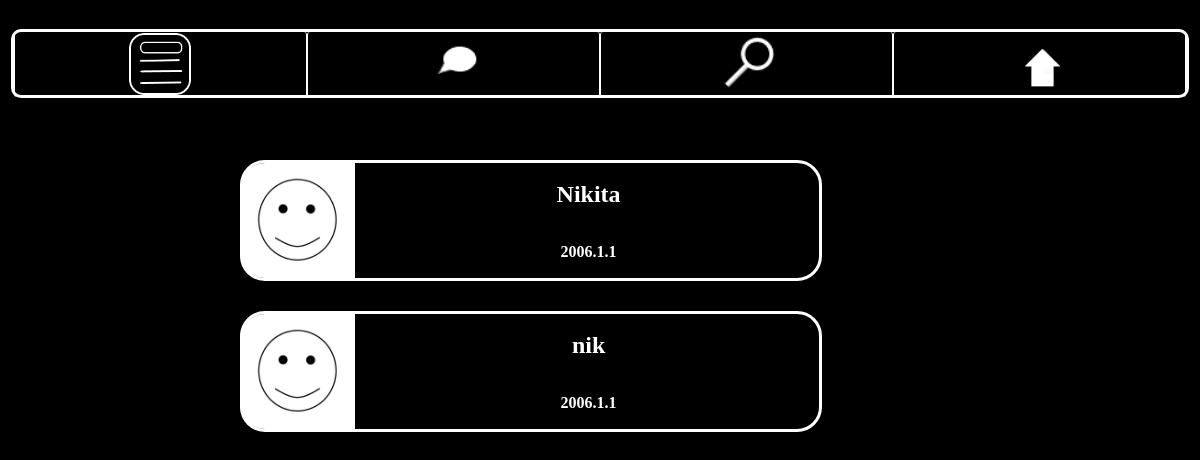
The app's page /messages (signed in) with its own data.
### tables this page shows
CREATE TABLE Users (id INTEGER PRIMARY KEY ASC AUTOINCREMENT UNIQUE NOT NULL, NAME STRING UNIQUE NOT NULL, PASSWORD STRING NOT NULL, MAIL TEXT, DATE DATE, PHOTO TEXT DEFAULT ('default.png'), SUBSCRIPTIONS TEXT, SUBSCRIBERS TEXT);

### BuZZ.py (the view)
@app.route('/messages', methods=['POST', 'GET'])
def chats():
    if request.method == 'GET':
        if check_cookies(request):
            con = sqlite3.connect("source/main.db")
            cur = con.cursor()
            my_id = cur.execute(f"""SELECT id FROM Users WHERE NAME='{request.cookies.get('name')}' AND PASSWORD='{request.cookies.get('password')}'""").fetchall()[0][0]
            result = list(set([i[0] for i in cur.execute(f"""SELECT SECONDID FROM Messages WHERE FIRSTID={my_id}""").fetchall()]))
            result2 = list(set([i[0] for i in cur.execute(f"""SELECT FIRSTID FROM Messages WHERE SECONDID={my_id}""").fetchall()]))
            result2 = [i for i in result2 if i not in result]
            result = [list(i) for i in cur.execute(f"""SELECT * FROM Users WHERE id IN ({','.join(tuple([str(i) for i in result]))})""").fetchall()]
            result2 = [list(i) for i in cur.execute(f"""SELECT * FROM Users WHERE id IN ({','.join(tuple([str(i) for i in result2]))})""").fetchall()]
            result = [[i[1], url_for('static', filename=f'user_photos/{i[5]}'), i[4], i[0]] for i in result]
            result2 = [[i[1], url_for('static', filename=f'user_photos/{i[5]}'), i[4], i[0]] for i in result2]
            con.commit()
            con.close()
            param = {}
            param['friends'] = url_for('static', filename='friends.png')
            param['messages'] = url_for('static', filename='messages.png')
            param['home'] = url_for('static', filename='home.png')
            param['news'] = url_for('static', filename='news.png')
            param['style'] = url_for('static', filename='doc.css')
            param['users'] = result
            param['new_users'] = result2
            param['len_new_users'] = len(result2)
            param['my_id'] = my_id
            return render_template('chats.html', **param)
        else:
            return make_response(redirect('/'))
    elif request.method == 'POST':
        a = request.form['butt']
        return make_response(redirect(f'/{a}'))

### BuZZ.py (called while the page is built)
def user_in_base(a):
    con = sqlite3.connect("source/main.db")
    cur = con.cursor()
    result = [i[1].lower() for i in cur.execute("""SELECT * FROM Users""").fetchall()]
    if a.lower() in result:
        con.close()
        return True
    con.close()
    return False

def check_password(user, pas):
    if user_in_base(user):
        con = sqlite3.connect("source/main.db")
        cur = con.cursor()
        result = cur.execute(f"""SELECT PASSWORD FROM Users
                    WHERE NAME = '{user}'""").fetchone()[0]
        if result == pas:
            return True
        return False
    else:
        return False

def check_cookies(request):
    a, b = request.cookies.get('name'), request.cookies.get('password')
    if a and b:
        if check_password(a, b):
            return True
        return False
    return False

### templates/chats.html (shortened to what this page needs)
<html>
<head>
<link rel="stylesheet" href='{{ style }}'/>
</head>
<body>
<form id="form" method="post">
<center>
<div style="width: 99%; height: 8%; border: 3px solid white; border-radius: 10px; display: flex; flex-flow: row; font-size: 53px; color: white">
  <div style="flex: 1" class="inblock" onclick="butt.value = 'news'; form.submit();"><img src="{{ news }}" style="height: 99%"></div>
  <div style="flex: 1" class="inblock" onclick="butt.value = 'messages'; form.submit();"><img src="{{ messages }}" style="height: 99%"></div>
  <div style="flex: 1" class="inblock" onclick="butt.value = 'friends'; form.submit();"><img src="{{ friends }}" style="height: 99%"></div>
  <div style="flex: 1" class="inblock" onclick="butt.value = 'home'; form.submit();"><img src="{{ home }}" style="height: 99%"></button></div>
</div>
</center>
<div style="top: 20%; width:60%; position:absolute; left:20%;">
{% for i in users%}
<div onclick="butt.value = 'chat/{{ my_id }}/{{ i[3] }}'; form.submit();" style="width: 80%; height: 20%; border: 3px solid white; border-radius: 25px; display: flex; flex-flow: row; margin-bottom: 30px">
<img src="{{ i[1] }}" style="width:20%; border-bottom-left-radius: 25px; border-top-left-radius: 25px; position: relative; left: -3px;">
<div style="display: flex; flex-flow: column; flex: 1"><h2 style="margin: auto">{{ i[0] }}</h2><h4 style="margin: auto">{{ i[2] }}</h4></div></div>
{% endfor %}
</div>
</form>
</body>
</html>

### static/doc.css (style rules this page uses)
body { background-color:black; color:white; cursor: crosshair }
.inblock { height: 100%; text-align: center; border-left: 1px solid white; border-right: 1px solid white; border-radius: 3px; padding: 1px; }

### records on screen
Users: NAME "Nikita", DATE "2006.1.1"
Users: NAME "nik", DATE "2006.1.1"
